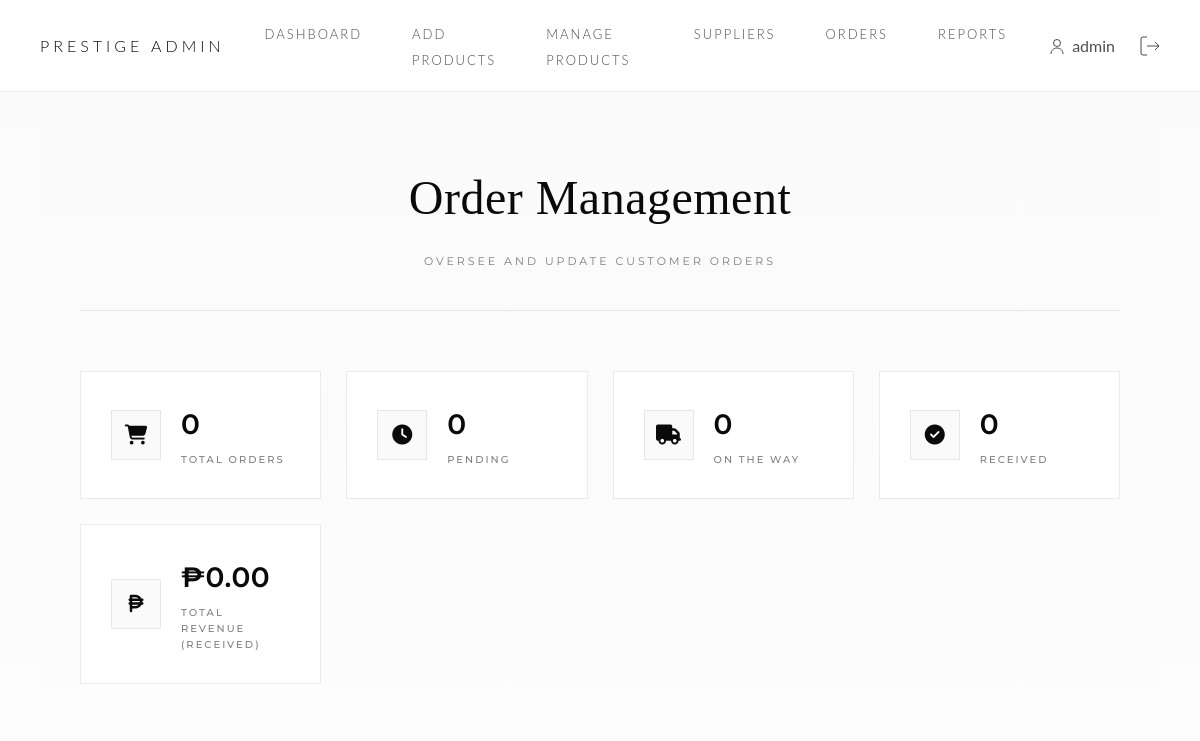
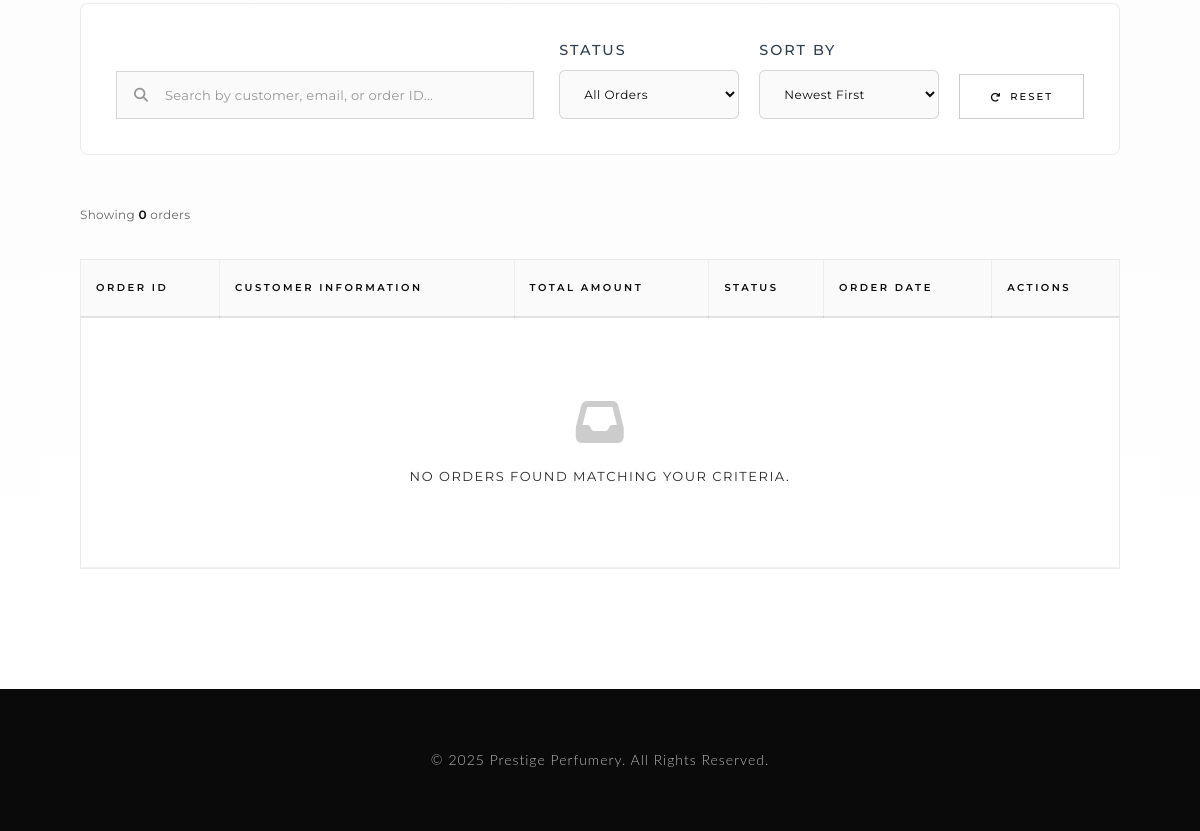
The app's page /admin/orders.php (signed in), older data (2 pictures, top to bottom).
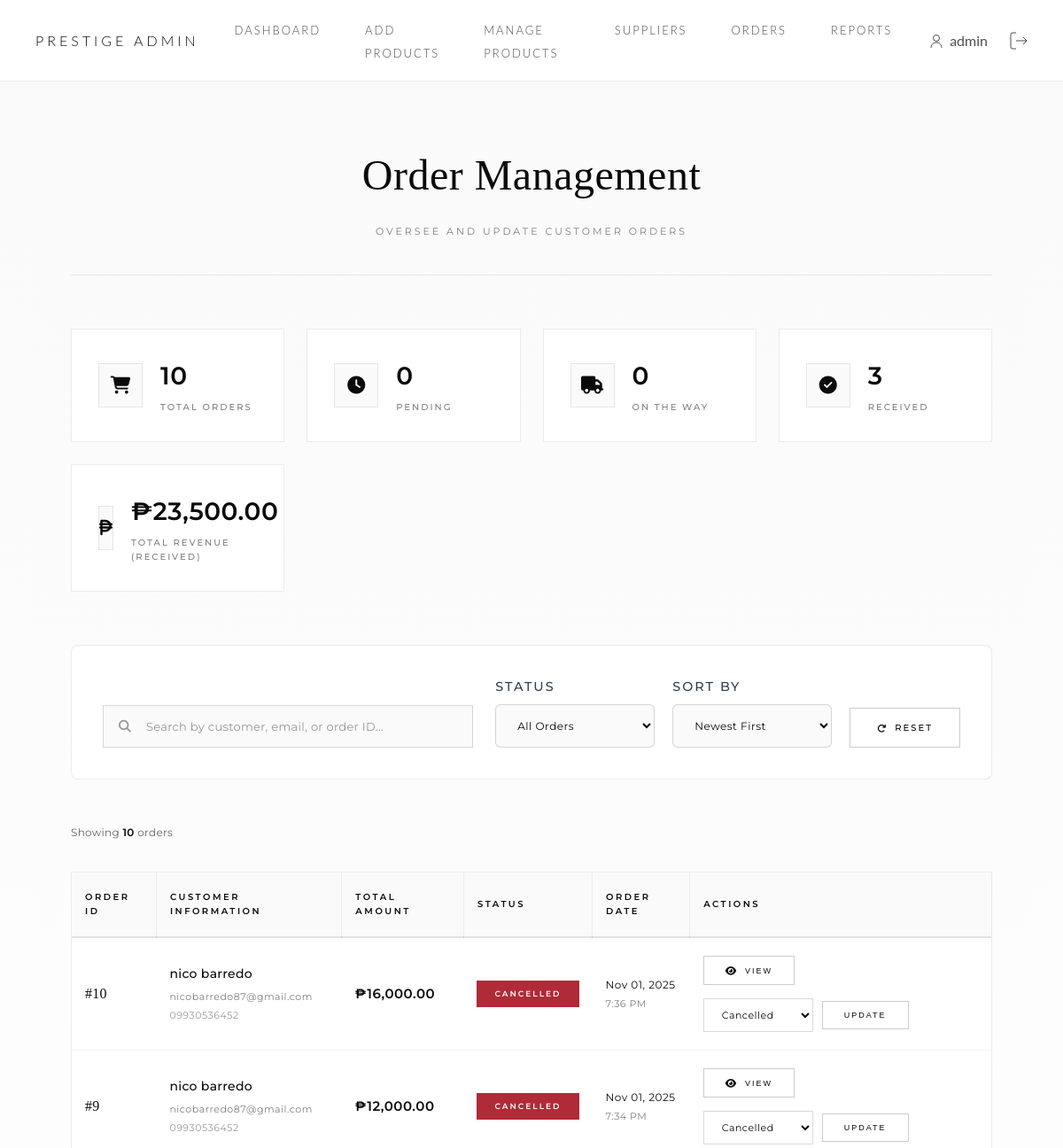
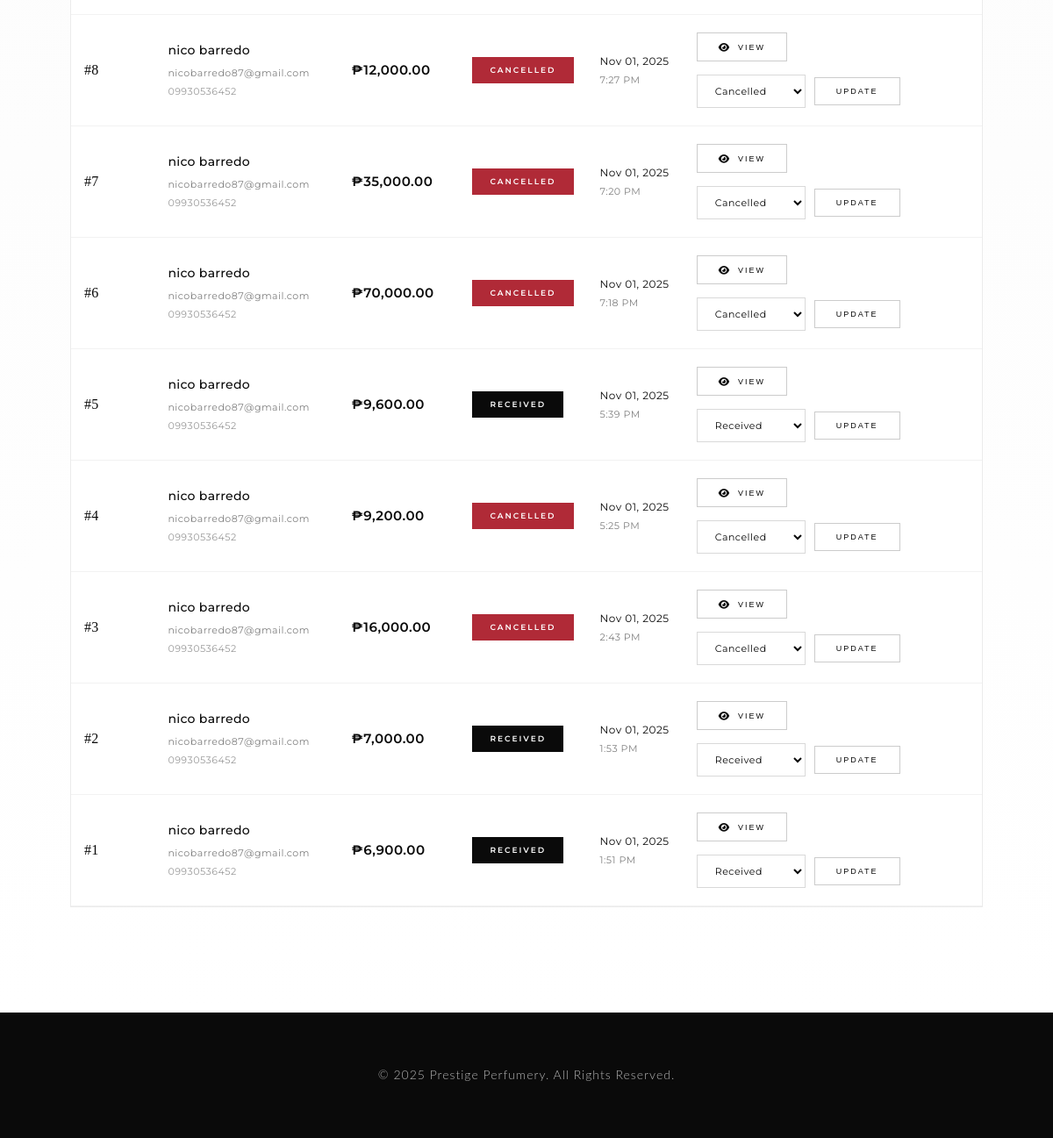
The same page, newer data (2 pictures, top to bottom).
### tables this page shows
CREATE TABLE `orders` (
  `order_id` int(11) NOT NULL,
  `customer_id` int(11) DEFAULT NULL,
  `order_date` datetime DEFAULT current_timestamp(),
  `order_status` varchar(20) DEFAULT 'Pending',
  `date_received` datetime DEFAULT NULL,
  `delivery_address` text DEFAULT NULL,
  `payment_method` varchar(50) DEFAULT 'COD',
  `payment_reference` varchar(100) DEFAULT NULL
);

CREATE TABLE `customers` (
  `customer_id` int(11) NOT NULL,
  `full_name` varchar(100) NOT NULL,
  `contact_number` varchar(20) DEFAULT NULL,
  `address` varchar(255) DEFAULT NULL,
  `email` varchar(100) DEFAULT NULL,
  `password` varchar(255) NOT NULL
);

### admin/orders.php (the view, shortened to what the changed rows need)
<?php
require_once '../includes/adminheader.php';
$sort_by = isset($_GET['sort']) ? $_GET['sort'] : 'date_desc';
$query = "
    SELECT
        o.order_id,
        o.customer_id,
        o.order_date,
        o.order_status,
        o.payment_method,
        c.full_name,
        c.email,
        c.contact_number,
        (SELECT IFNULL(SUM(od.quantity * od.unit_price),0) FROM order_details od WHERE od.order_id = o.order_id) AS total_amount
    FROM orders o
    JOIN customers c ON o.customer_id = c.customer_id
    WHERE 1=1
";
switch ($sort_by) {
    case 'date_desc':
        $query .= " ORDER BY o.order_date DESC";
        break;
}
$orders = $pdo->query($query)->fetchAll(PDO::FETCH_ASSOC);
$stats_query = "
    SELECT
        COUNT(*) as total_orders,
        SUM(CASE WHEN order_status = 'Pending' THEN 1 ELSE 0 END) as pending,
        SUM(CASE WHEN order_status = 'On the Way' THEN 1 ELSE 0 END) as on_the_way,
        SUM(CASE WHEN order_status = 'Received' THEN 1 ELSE 0 END) as received,
        SUM(CASE WHEN order_status = 'Cancelled' THEN 1 ELSE 0 END) as cancelled,
        (SELECT IFNULL(SUM(od.quantity * od.unit_price), 0)
         FROM order_details od
         JOIN orders o2 ON od.order_id = o2.order_id
         WHERE o2.order_status = 'Received') as total_revenue
    FROM orders
";
$stats = $pdo->query($stats_query)->fetch(PDO::FETCH_ASSOC);
?>
<link rel="stylesheet" href="https://cdnjs.cloudflare.com/ajax/libs/font-awesome/6.4.0/css/all.min.css">
<div class="admin-main">
    <div class="luxury-orders-container">
        <div class="page-header-lux">
            <h1 class="lux-admin-title">Order Management</h1>
        </div>
        <div class="stats-grid">
            <div class="stat-card">
                <div class="stat-content">
                    <div class="stat-value"><?= number_format($stats['total_orders']); ?></div>
                    <div class="stat-label">Total Orders</div>
                </div>
            </div>
            <div class="stat-card">
                <div class="stat-content">
                    <div class="stat-value"><?= number_format($stats['received']); ?></div>
                    <div class="stat-label">Received</div>
                </div>
            </div>
            <div class="stat-card stat-revenue">
                <div class="stat-content">
                    <div class="stat-value">₱<?= number_format($stats['total_revenue'], 2); ?></div>
                    <div class="stat-label">Total Revenue (Received)</div>
                </div>
            </div>
        </div>
        <div class="results-info">
            <p>Showing <strong><?= count($orders); ?></strong> order<?= count($orders) !== 1 ? 's' : ''; ?></p>
        </div>
        <div class="orders-table-wrapper">
            <table class="luxury-table">
                <thead>
                    <tr>
                        <th>Order ID</th>
                        <th>Customer Information</th>
                        <th>Total Amount</th>
                        <th>Status</th>
                        <th>Order Date</th>
                        <th>Actions</th>
                    </tr>
                </thead>
                <tbody>
                    <?php if (!$orders): ?>
                        <tr><td colspan="6" class="empty-state">
                            <i class="fas fa-inbox"></i>
                            <p>No orders found matching your criteria.</p>
                        </td></tr>
                    <?php else: ?>
                        <?php foreach ($orders as $order): ?>
                        <tr class="order-row">
                            <td class="order-id">
                                <span class="id-label">#<?= $order['order_id']; ?></span>
                            </td>
                            <td class="customer-info">
                                <div class="customer-name"><?= htmlspecialchars($order['full_name']); ?></div>
                                <div class="customer-email"><?= htmlspecialchars($order['email']); ?></div>
                                <div class="customer-phone"><?= htmlspecialchars($order['contact_number']); ?></div>
                            </td>
                            <td class="order-total">
                                <span class="amount">₱<?= number_format($order['total_amount'], 2); ?></span>
                            </td>
                            <td class="order-status-cell">
                                <?php
                                    $cssClass = strtolower(str_replace(' ', '-', $order['order_status']));
                                ?>
                                <span class="status-badge-lux <?= $cssClass; ?>">
                                    <?= htmlspecialchars($order['order_status']); ?>
                                </span>
                            </td>
                            <td class="order-date">
                                <div class="date-full"><?= date("M d, Y", strtotime($order['order_date'])); ?></div>
                                <div class="date-time"><?= date("g:i A", strtotime($order['order_date'])); ?></div>
                            </td>
                            <td class="actions-cell">
                                <button class="btn-lux btn-view" onclick="viewOrder(<?= $order['order_id']; ?>)">
                                    <i class="fas fa-eye"></i>
                                    <span>View</span>
                                </button>
                                <form method="POST" class="status-update-form">
                                    <select name="new_status" class="status-select-lux" aria-label="Change order status">
                                        <option value="Received" <?= $order['order_status']=='Received' ? 'selected' : ''; ?>>Received</option>
                                        <option value="Cancelled" <?= $order['order_status']=='Cancelled' ? 'selected' : ''; ?>>Cancelled</option>
                                    </select>
                                    <button type="submit" name="update_status" class="btn-lux btn-update">
                                        <span>Update</span>
                                    </button>
                                </form>
                            </td>
                        </tr>
                        <?php endforeach; ?>
                    <?php endif; ?>
                </tbody>
            </table>
        </div>
    </div>
</div>
<?php require_once '../includes/footer.php'; ?>

Row changes from the older to the newer data that the page shows:
added orders: order_id "10", customer.full_name "nico barredo", customer.email "nicobarredo87@gmail.com", customer.contact_number "09930536452", total_amount "16,000.00", order_status "CANCELLED", order_date "Nov 01, 2025", order_date "7:36 PM", new_status "Cancelled"
added orders: order_id "9", customer.full_name "nico barredo", customer.email "nicobarredo87@gmail.com", customer.contact_number "09930536452", total_amount "12,000.00", order_status "CANCELLED", order_date "Nov 01, 2025", order_date "7:34 PM", new_status "Cancelled"
added orders: order_id "8", customer.full_name "nico barredo", customer.email "nicobarredo87@gmail.com", customer.contact_number "09930536452", total_amount "12,000.00", order_status "CANCELLED", order_date "Nov 01, 2025", order_date "7:27 PM", new_status "Cancelled"
added orders: order_id "7", customer.full_name "nico barredo", customer.email "nicobarredo87@gmail.com", customer.contact_number "09930536452", total_amount "35,000.00", order_status "CANCELLED", order_date "Nov 01, 2025", order_date "7:20 PM", new_status "Cancelled"
added orders: order_id "6", customer.full_name "nico barredo", customer.email "nicobarredo87@gmail.com", customer.contact_number "09930536452", total_amount "70,000.00", order_status "CANCELLED", order_date "Nov 01, 2025", order_date "7:18 PM", new_status "Cancelled"
added orders: order_id "5", customer.full_name "nico barredo", customer.email "nicobarredo87@gmail.com", customer.contact_number "09930536452", total_amount "9,600.00", order_status "RECEIVED", order_date "Nov 01, 2025", order_date "5:39 PM", new_status "Received"
added orders: order_id "4", customer.full_name "nico barredo", customer.email "nicobarredo87@gmail.com", customer.contact_number "09930536452", total_amount "9,200.00", order_status "CANCELLED", order_date "Nov 01, 2025", order_date "5:25 PM", new_status "Cancelled"
added orders: order_id "3", customer.full_name "nico barredo", customer.email "nicobarredo87@gmail.com", customer.contact_number "09930536452", total_amount "16,000.00", order_status "CANCELLED", order_date "Nov 01, 2025", order_date "2:43 PM", new_status "Cancelled"
added orders: order_id "2", customer.full_name "nico barredo", customer.email "nicobarredo87@gmail.com", customer.contact_number "09930536452", total_amount "7,000.00", order_status "RECEIVED", order_date "Nov 01, 2025", order_date "1:53 PM", new_status "Received"
added orders: order_id "1", customer.full_name "nico barredo", customer.email "nicobarredo87@gmail.com", customer.contact_number "09930536452", total_amount "6,900.00", order_status "RECEIVED", order_date "Nov 01, 2025", order_date "1:51 PM", new_status "Received"
Text that changed along with them:
$stats['total_orders']: "0" → "10"
$stats['received']: "0" → "3"
$stats['total_revenue']: "0.00" → "23,500.00"
count($orders): "0" → "10"
text no longer shown: "NO ORDERS FOUND MATCHING YOUR CRITERIA."
